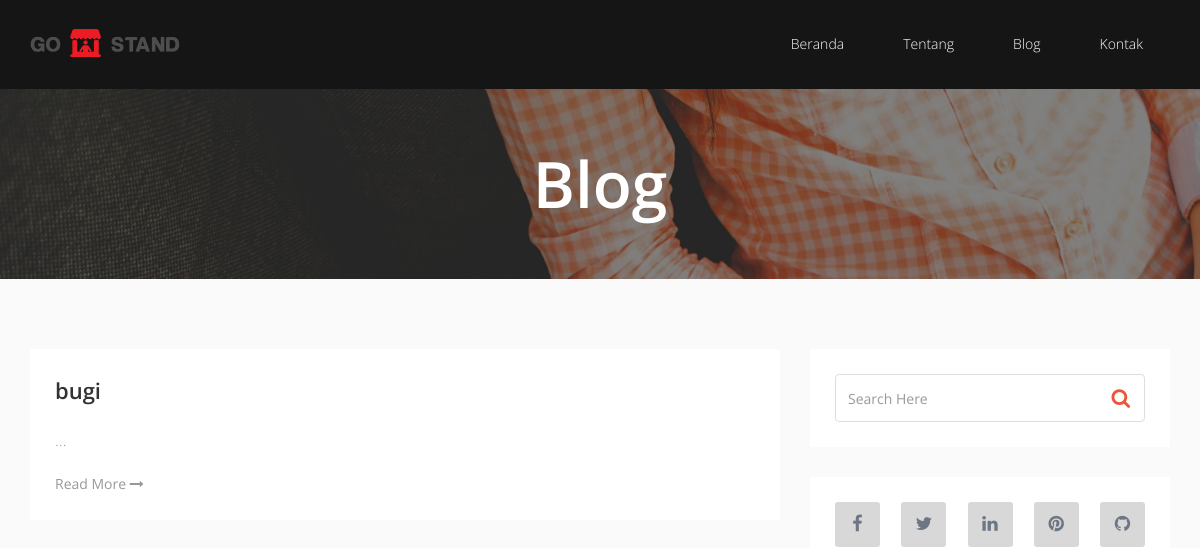
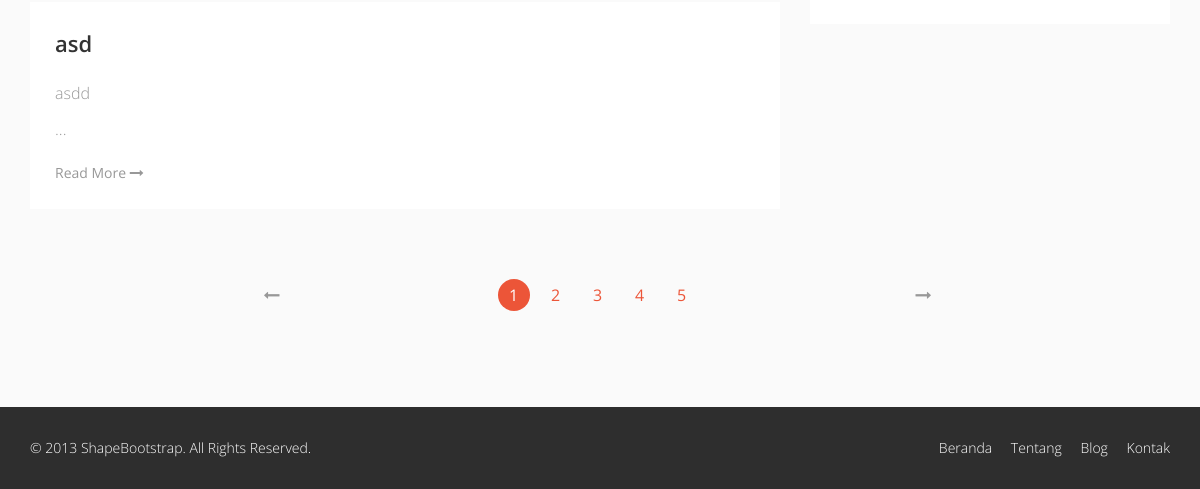
The app's page /index.php/user/daftar_blog, older data (2 pictures, top to bottom).
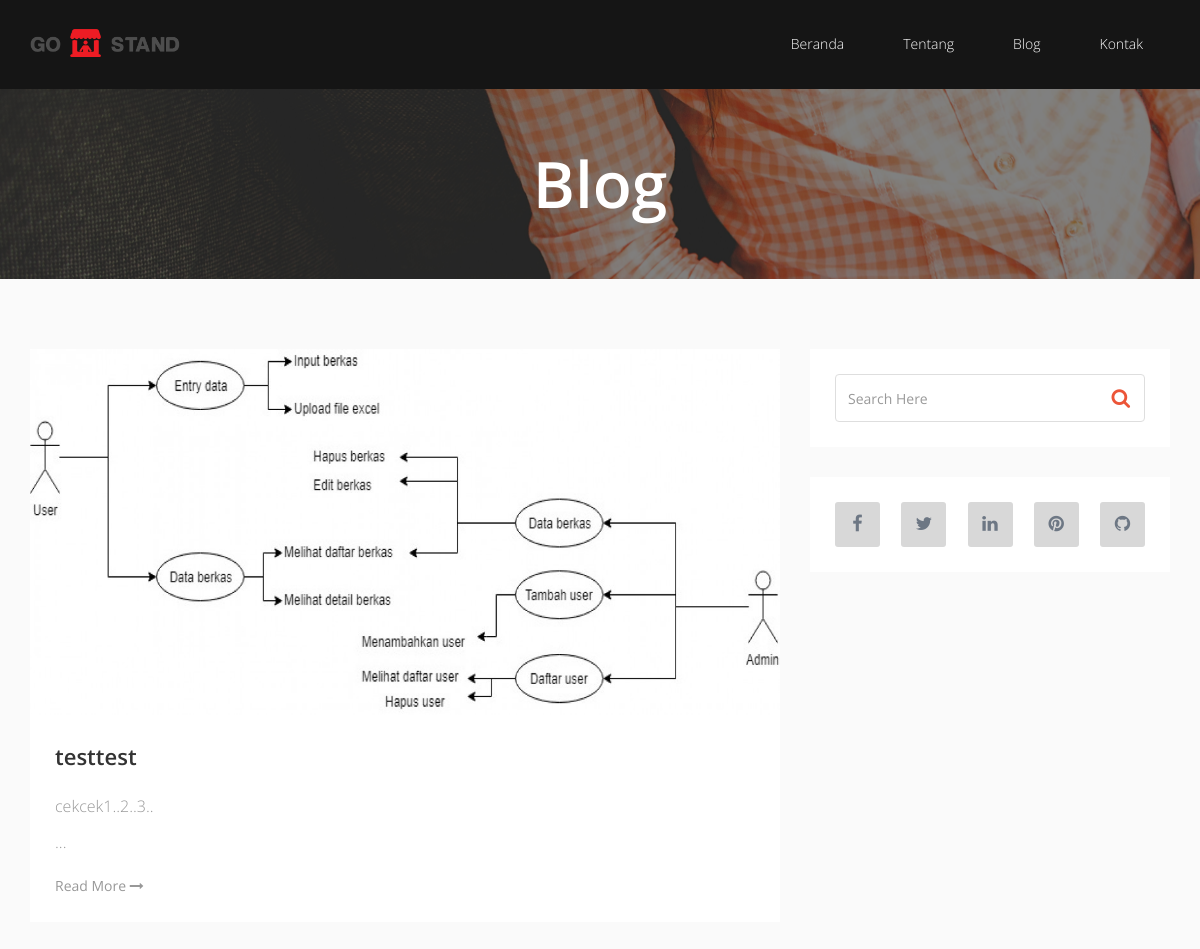
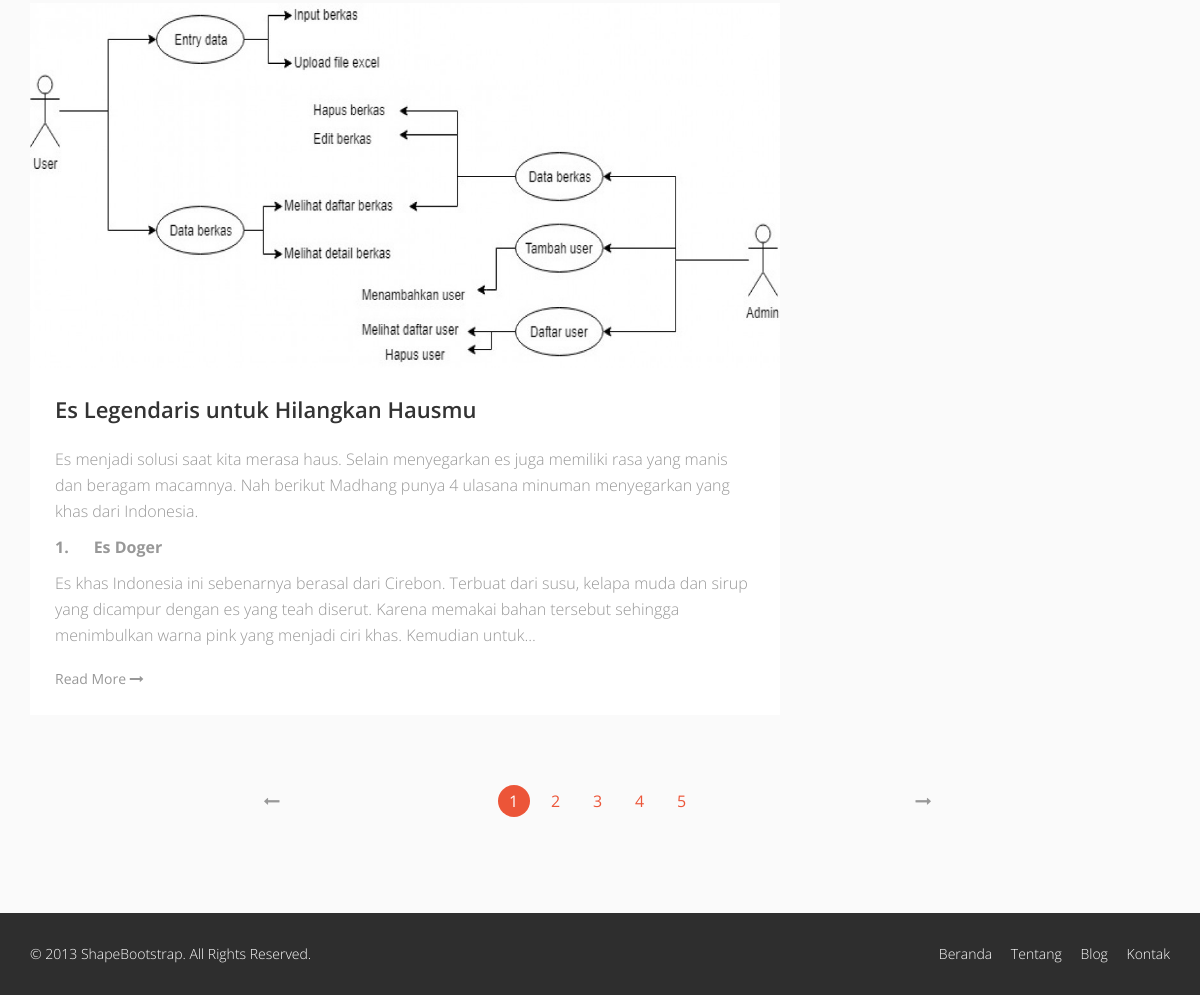
The same page, newer data (2 pictures, top to bottom).
### tables this page shows
CREATE TABLE `news` (
  `news_id` int(11) NOT NULL,
  `news_unique` varchar(32) NOT NULL,
  `news_thumb_name` varchar(100) NOT NULL,
  `news_thumb_size` float NOT NULL,
  `news_thumb_type` varchar(20) NOT NULL,
  `news_title` varchar(100) NOT NULL,
  `news_slug` varchar(100) NOT NULL,
  `news_content` mediumtext NOT NULL,
  `news_date` date NOT NULL,
  `news_time` time NOT NULL,
  `news_status` enum('1','2') NOT NULL
);

### application/controllers/User.php (called while the page is built, shortened)
<?php
class User extends CI_Controller {
	public function __construct()
	{
		$this->load->model('Admin_model');
	}
	public function daftar_blog()
	{
		$news=$this->Admin_model->get('news');
		$data=array(
			'news'=>$news
		);
		$this->load->view('user/daftar_blog',$data);
	}
}

### index.php (called while the page is built, shortened)
<?php
require_once BASEPATH.'core/CodeIgniter.php';

### application/models/Admin_model.php (called while the page is built, shortened)
<?php
class Admin_model extends CI_Model
{
  public function get($table)
  {
      return $this->db->get($table)->result_array();
  }
}

### application/views/user/daftar_blog.php (the view, shortened to what this page needs)
<!DOCTYPE html>
<html lang="en">
<head>
    <?php $this->load->view('user/include/stylesheet'); ?>
</head>
<body>
        <?php $this->load->view('user/include/header'); ?>
    <div class="page-title" style="background-image: url(<?php echo base_url('asset/');?>images/page-title.png)">
        <h1>Blog</h1>
    </div>
    <section id="blog">
        <div class="blog container">
            <div class="row">
                <div class="col-md-8">
                    <?php foreach($news as $news){ ?>
                        <div class="blog-item">
                            <a href="#"><img class="img-responsive img-blog" src="<?php echo base_url('asset/images/news/').$news['news_thumb_name'];?>" width="100%" alt="" /></a>
                            <div class="blog-content">
                                <h2><a href="blog-item.html"><?php echo $news['news_title']; ?></a></h2>
                                <h3>
                                <?php
                                    $num_char = 500;
                                    $text = $news['news_content'];
                                    echo substr($text, 0, $num_char) . '...';
                                ?>
                                </h3>
                                <a class="readmore" href="<?php echo base_url('user/blog');?>">Read More <i class="fa fa-long-arrow-right"></i></a>
                            </div>
                        </div>
                    <?php } ?>
                </div>
                <aside class="col-md-4">
                    <div class="widget search">
                        <form role="form">
                            <input type="text" class="form-control search_box" autocomplete="off" placeholder="Search Here">
                            <button type="submit"><i class="fa fa-search"></i></button>
                        </form>
                    </div>
                    <div class="widget social_icon">
                        <a href="#" class="fa fa-facebook"></a>
                        <a href="#" class="fa fa-twitter"></a>
                        <a href="#" class="fa fa-linkedin"></a>
                        <a href="#" class="fa fa-pinterest"></a>
                        <a href="#" class="fa fa-github"></a>
                    </div>
                </aside>
            </div>
            <div class="row">
                <div class="col-md-12 text-center">
                    <ul class="pagination pagination-lg">
                        <li><a href="#"><i class="fa fa-long-arrow-left"></i></a></li>
                        <li class="active"><a href="#">1</a></li>
                        <li><a href="#">2</a></li>
                        <li><a href="#">3</a></li>
                        <li><a href="#">4</a></li>
                        <li><a href="#">5</a></li>
                        <li><a href="#"><i class="fa fa-long-arrow-right"></i></a></li>
                    </ul>
                </div>
            </div>
        </div>
    </section>
    <?php $this->load->view('user/include/footer'); ?>
</body>
</html>

### application/views/user/include/stylesheet.php (shortened to what this page needs)
<link href="<?php echo base_url('asset/');?>css/bootstrap.min.css" rel="stylesheet">
<link href="<?php echo base_url('asset/');?>css/font-awesome.min.css" rel="stylesheet">
<link href="<?php echo base_url('asset/');?>css/animate.min.css" rel="stylesheet">
<link href="<?php echo base_url('asset/');?>css/prettyPhoto.css" rel="stylesheet">
<link href="<?php echo base_url('asset/');?>css/owl.carousel.min.css" rel="stylesheet">
<link href="<?php echo base_url('asset/');?>css/icomoon.css" rel="stylesheet">
<link href="<?php echo base_url('asset/');?>css/main.css" rel="stylesheet">
<link href="<?php echo base_url('asset/');?>css/responsive.css" rel="stylesheet">

### application/views/user/include/header.php (shortened to what this page needs)
<nav class="navbar navbar-inverse" role="banner">
            <div class="container">
                <div class="navbar-header">
                    <a class="navbar-brand" href="index.html"><img style="width:150px;" src="<?php echo base_url('asset/');?>images/MODEL3.png" alt="logo"></a>
                </div>
                <div class="collapse navbar-collapse navbar-right">
                    <ul class="nav navbar-nav">
                        <li><a href="<?php echo base_url('user/index');?>">Beranda</a></li>
                        <li><a href="<?php echo base_url('user/about');?>">Tentang</a></li>
                        <li><a href="<?php echo base_url('user/daftar_blog');?>">Blog</a></li>
                        <li><a href="<?php echo base_url('user/contact');?>">Kontak</a></li>
                    </ul>
                </div>
            </div>
        </nav>

### application/views/user/include/footer.php
<footer id="footer" class="midnight-blue">
        <div class="container">
            <div class="row">
                <div class="col-sm-6">
                    &copy; 2013 <a target="_blank" href="http://shapebootstrap.net/" title="Free Twitter Bootstrap WordPress Themes and HTML templates">ShapeBootstrap</a>. All Rights Reserved.
                </div>
                <div class="col-sm-6">
                    <ul class="pull-right">
                        <li><a href="<?php echo base_url('user/index');?>">Beranda</a></li>
                        <li><a href="<?php echo base_url('user/about');?>">Tentang</a></li>
                        <li><a href="<?php echo base_url('user/datar_blog');?>">Blog</a></li>
                        <li><a href="<?php echo base_url('user/contact');?>">Kontak</a></li>
                    </ul>
                </div>
            </div>
        </div>
    </footer>

### asset/css/main.css (style rules this page uses)
body { background: #fff; font-family: 'Open Sans', sans-serif; color: #4e4e4e; line-height: 22px; }
h1, h2, h3, h4, h5, h6 { font-weight: 600; font-family: 'Open Sans', sans-serif; color: #4e4e4e; }
h1 { font-size: 36px; }
h2 { font-size: 20px; }
h3 { font-size: 16px; color: #787878; font-weight: 400; line-height: 24px; }
img { max-width: 100%; }
a { color: #EC5538; -webkit-transition: color 300ms, background-color 300ms; transition: color 300ms, background-color 300ms; }
body>section { padding: 70px 0; }
.page-title { padding: 60px 0; }
.page-title h1 { color: #fff; margin: 0; text-align: center; font-size: 64px; }
.navbar>.container .navbar-brand { margin-left: 0; }
.search i { color: #fff; }
.navbar-brand { padding: 0; margin: 0; }
.navbar { border-radius: 0; margin-bottom: 0; background: #151515; padding: 15px 0; padding-bottom: 0; }
.navbar-nav { margin-top: 12px; }
.navbar-nav>li { margin-left: 35px; padding-bottom: 28px; }
.navbar-inverse .navbar-nav>li>a { padding: 5px 12px; margin: 0; border-radius: 3px; color: #fff; line-height: 24px; display: inline-block; font-weight: 300; }
.navbar-inverse { border: none; }
.navbar-inverse .navbar-brand { font-size: 36px; line-height: 50px; color: #fff; }
.navbar-inverse .navbar-collapse, .navbar-inverse .navbar-form { border-top: 0; padding-bottom: 0; }
.widget { margin-bottom: 30px; padding-left: 0; }
aside .widget { background: #fff; padding: 25px; }
#blog { background-color: #FAFAFA; }
.blog-item { border-radius: 0; overflow: hidden; margin-bottom: 30px; background-color: #fff; }
.blog .blog-item .img-blog { border-radius: 5px; margin-bottom: 0; }
.blog .blog-item .blog-content { padding: 25px; }
.blog .blog-item .blog-content h2 { margin-top: 0; font-size: 22px; }
.blog .blog-item .blog-content h2 a { color: #333; -webkit-transition: .4s; transition: .4s; }
.blog .blog-item .blog-content a.readmore { color: #989898; -webkit-transition: .4s; transition: .4s; }
.readmore { margin-top: 0; }
.blog .blog-item .blog-content h2 { line-height: 33px; }
.blog .blog-item .blog-content h3 { color: #989898; font-weight: 300; font-size: 16px; line-height: 26px; margin-bottom: 20px; }
ul.pagination { margin-top: 40px; }
ul.pagination>li>a { border-radius: 5px; font-size: 16px; height: 32px; width: 32px; padding: 0; display: inline-block; text-align: center; line-height: 32px; border-radius: 50%; margin: 0 5px; border: none; background-color: transparent; }
ul.pagination>li>a i { margin-left: 5px; margin-right: 5px; }
ul.pagination>li.active>a, ul.pagination>li:hover>a { background-color: #EC5538 ; color: #fff; }
ul.pagination>li:first-child > a, ul.pagination>li:last-child > a { background-color: transparent; color: #989898; -webkit-transform: translateX(-200px); transform: translateX(-200px) }
ul.pagination>li:first-child > a { background-color: transparent; color: #989898; -webkit-transform: translateX(-200px); transform: translateX(-200px) }
ul.pagination>li:last-child > a { background-color: transparent; color: #989898; -webkit-transform: translateX(200px); transform: translateX(200px) }
.widget.search form { position: relative; }
.widget.search form button { position: absolute; right: 0; top: 0; height: 48px; border: none; line-height: 48px; margin: 0; padding: 0 15px; font-size: 20px; background-color: transparent; }
.widget.search form button i { color: #EC5538; }
.search_box { background-image: url("../images/search_icon.png"); background-position: 314px 15px; background-repeat: no-repeat; border-color: #DEDEDE; height: 48px; outline: medium none; -webkit-box-shadow: none; box-shadow: none; }
.widget.social_icon { overflow: hidden; display: -moz-flex; display: -ms-flex; display: -o-flex; display: -webkit-box; display: -ms-flexbox; display: flex; -webkit-box-orient: horizontal; -webkit-box-direction: normal; -ms-flex-direction: row; flex-direction: row; -webkit-box-pack: justify; -ms-flex-pack: justify; justify-content: space-between; }
.widget.social_icon a { display: inline-block; height: 45px; width: 45px; text-align: center; line-height: 45px; background-color: #D8D8D8; color: #6D7784; font-size: 18px; border-radius: 3px; }
#footer { padding-top: 30px; padding-bottom: 30px; color: #fff; background: #2e2e2e; font-weight: 300; }
#footer a { color: #fff; }
#footer ul { list-style: none; padding: 0; margin: 0; }
#footer ul>li { display: inline-block; margin-left: 15px; }

Row changes from the older to the newer data that the page shows:
removed news: news_title "bugi"
removed news: news_title "asd", news_content "asdd"
added news: news_thumb_name (picture), news_title "testtest", news_content "cekcek1..2..3.."
added news: news_thumb_name (picture), news_title "Es Legendaris untuk Hilangkan Hausmu", news_content "Es menjadi solusi saat kita merasa haus. Selain menyegarkan es juga memiliki rasa yang manis dan beragam macamnya. Nah berikut Madhang punya 4 ulasana minuman menyegarkan yang khas dari Indonesia. 1. Es Doger Es khas Indonesia ini sebenarnya berasal dari Cirebon. Terbuat dari susu, kelapa muda dan sirup yang dicampur dengan es yang teah diserut. Karena memakai bahan tersebut sehingga menimbulkan warna pink yang menjadi ciri khas. Kemudian untuk"
